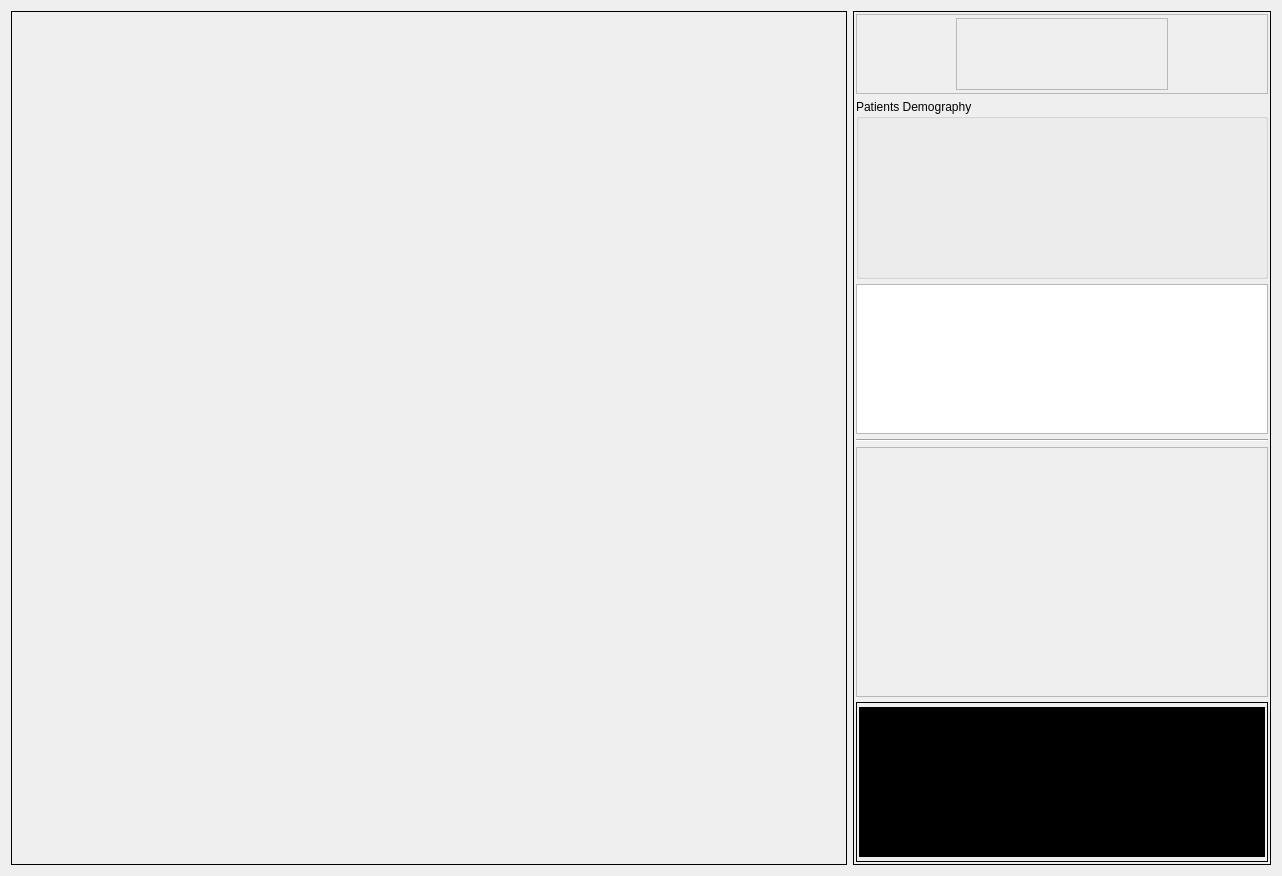
<?xml version="1.0" encoding="UTF-8"?>
<ui version="4.0">
 <class>ExposureDialog</class>
 <widget class="QDialog" name="ExposureDialog">
  <property name="geometry">
   <rect>
    <x>0</x>
    <y>0</y>
    <width>1282</width>
    <height>876</height>
   </rect>
  </property>
  <property name="windowTitle">
   <string>Exposure Dialog</string>
  </property>
  <layout class="QHBoxLayout" name="horizontalLayout">
   <item>
    <widget class="QFrame" name="displayFrame">
     <property name="sizePolicy">
      <sizepolicy hsizetype="Preferred" vsizetype="Preferred">
       <horstretch>4</horstretch>
       <verstretch>0</verstretch>
      </sizepolicy>
     </property>
     <property name="frameShape">
      <enum>QFrame::Panel</enum>
     </property>
     <property name="frameShadow">
      <enum>QFrame::Plain</enum>
     </property>
     <layout class="QVBoxLayout" name="verticalLayout"/>
    </widget>
   </item>
   <item>
    <widget class="QFrame" name="sideFrame">
     <property name="sizePolicy">
      <sizepolicy hsizetype="Preferred" vsizetype="Preferred">
       <horstretch>2</horstretch>
       <verstretch>0</verstretch>
      </sizepolicy>
     </property>
     <property name="frameShape">
      <enum>QFrame::Panel</enum>
     </property>
     <property name="frameShadow">
      <enum>QFrame::Plain</enum>
     </property>
     <layout class="QVBoxLayout" name="verticalLayout_2">
      <property name="spacing">
       <number>5</number>
      </property>
      <property name="leftMargin">
       <number>2</number>
      </property>
      <property name="topMargin">
       <number>2</number>
      </property>
      <property name="rightMargin">
       <number>2</number>
      </property>
      <property name="bottomMargin">
       <number>2</number>
      </property>
      <item>
       <widget class="QFrame" name="titleFrame">
        <property name="maximumSize">
         <size>
          <width>16777215</width>
          <height>80</height>
         </size>
        </property>
        <property name="frameShape">
         <enum>QFrame::StyledPanel</enum>
        </property>
        <property name="frameShadow">
         <enum>QFrame::Raised</enum>
        </property>
        <layout class="QHBoxLayout" name="horizontalLayout_2">
         <property name="topMargin">
          <number>3</number>
         </property>
         <property name="bottomMargin">
          <number>3</number>
         </property>
         <item>
          <spacer name="iconhorizontalSpacerLeft">
           <property name="orientation">
            <enum>Qt::Horizontal</enum>
           </property>
           <property name="sizeType">
            <enum>QSizePolicy::Minimum</enum>
           </property>
           <property name="sizeHint" stdset="0">
            <size>
             <width>90</width>
             <height>20</height>
            </size>
           </property>
          </spacer>
         </item>
         <item>
          <widget class="QFrame" name="frame">
           <property name="minimumSize">
            <size>
             <width>0</width>
             <height>70</height>
            </size>
           </property>
           <property name="styleSheet">
            <string notr="true">image: url(:/assets/images/_72_radiation_sign.png);</string>
           </property>
           <property name="frameShape">
            <enum>QFrame::StyledPanel</enum>
           </property>
           <property name="frameShadow">
            <enum>QFrame::Raised</enum>
           </property>
          </widget>
         </item>
         <item>
          <spacer name="iconhorizontalSpacerRight">
           <property name="orientation">
            <enum>Qt::Horizontal</enum>
           </property>
           <property name="sizeType">
            <enum>QSizePolicy::Minimum</enum>
           </property>
           <property name="sizeHint" stdset="0">
            <size>
             <width>90</width>
             <height>20</height>
            </size>
           </property>
          </spacer>
         </item>
        </layout>
       </widget>
      </item>
      <item>
       <widget class="ctkCollapsibleGroupBox" name="patientDemographyBox">
        <property name="title">
         <string>Patients Demography</string>
        </property>
       </widget>
      </item>
      <item>
       <widget class="QTableView" name="procedureTableView">
        <property name="maximumSize">
         <size>
          <width>16777215</width>
          <height>150</height>
         </size>
        </property>
       </widget>
      </item>
      <item>
       <widget class="Line" name="line">
        <property name="orientation">
         <enum>Qt::Horizontal</enum>
        </property>
       </widget>
      </item>
      <item>
       <widget class="QScrollArea" name="scrollArea">
        <property name="maximumSize">
         <size>
          <width>16777215</width>
          <height>250</height>
         </size>
        </property>
        <property name="widgetResizable">
         <bool>true</bool>
        </property>
        <widget class="QWidget" name="scrollAreaWidgetContents">
         <property name="geometry">
          <rect>
           <x>0</x>
           <y>0</y>
           <width>414</width>
           <height>248</height>
          </rect>
         </property>
        </widget>
       </widget>
      </item>
      <item>
       <widget class="QFrame" name="statusFrame">
        <property name="maximumSize">
         <size>
          <width>16777215</width>
          <height>160</height>
         </size>
        </property>
        <property name="frameShape">
         <enum>QFrame::Panel</enum>
        </property>
        <property name="frameShadow">
         <enum>QFrame::Plain</enum>
        </property>
        <layout class="QVBoxLayout" name="verticalLayout_3">
         <property name="leftMargin">
          <number>2</number>
         </property>
         <property name="topMargin">
          <number>2</number>
         </property>
         <property name="rightMargin">
          <number>2</number>
         </property>
         <property name="bottomMargin">
          <number>2</number>
         </property>
         <item>
          <widget class="QTextBrowser" name="textBrowser">
           <property name="maximumSize">
            <size>
             <width>16777215</width>
             <height>150</height>
            </size>
           </property>
           <property name="styleSheet">
            <string notr="true">background-color: rgb(0, 0, 0);
color: rgb(0, 255, 0);</string>
           </property>
          </widget>
         </item>
        </layout>
       </widget>
      </item>
     </layout>
    </widget>
   </item>
  </layout>
 </widget>
 <customwidgets>
  <customwidget>
   <class>ctkCollapsibleGroupBox</class>
   <extends>QGroupBox</extends>
   <header>ctkCollapsibleGroupBox.h</header>
   <container>1</container>
  </customwidget>
 </customwidgets>
 <resources/>
 <connections/>
</ui>
